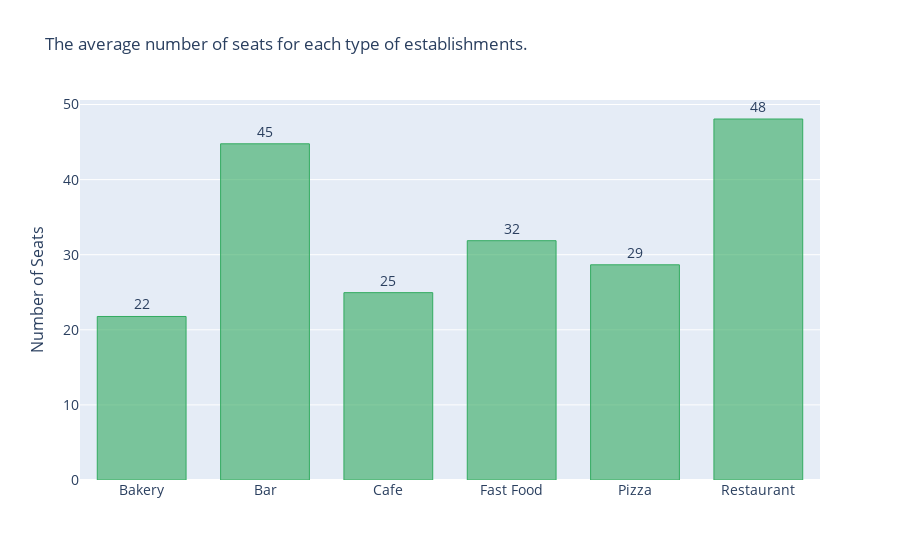

The code cell stored with this chart in its notebook:
### Markdown cell above
<div class="alert alert-danger">
<s><b>Reviewer's comment:</b> ☠️
</div>

### Code cell
fig = go.Figure()
fig.add_trace(go.Bar(x=rest_seat_mean.type,
                     y=rest_seat_mean.number,
                     text=round(rest_seat_mean.number,0),
                     textsrc='%{text:.1s}',
#                      texttemplate='%{text:.2s}',
                     textposition='outside',
                     textfont_size=14,
                     marker=dict(
                         color='rgba(50, 171, 96, 0.6)',
                         line=dict(
                             color='rgba(50, 171, 96, 1.0)',
                             width=1),
                     )
                    ))

fig.update_layout(
    title='The average number of seats for each type of establishments.',
    xaxis_tickfont_size=14,
    yaxis=dict(
        title='Number of Seats',
        titlefont_size=16,
        tickfont_size=14,
    ),
    bargroupgap=0.1 # gap between bars of the same location coordinate.
)
fig.show()

### Figure 1 — Plotly figure (JSON) as saved in the notebook; plotly's stock layout.template omitted (floating-point values rounded to 4 significant figures)
{"data": [{"marker": {"color": "rgba(50, 171, 96, 0.6)", "line": {"color": "rgba(50, 171, 96, 1.0)", "width": 1}}, "text": [22, 45, 25, 32, 29, 48], "textfont": {"size": 14}, "textposition": "outside", "textsrc": "%{text:.1s}", "type": "bar", "x": ["Bakery", "Bar", "Cafe", "Fast Food", "Pizza", "Restaurant"], "y": [21.77, 44.77, 24.95, 31.87, 28.65, 48.07]}], "layout": {"bargroupgap": 0.1, "title": {"text": "The average number of seats for each type of establishments."}, "xaxis": {"tickfont": {"size": 14}}, "yaxis": {"tickfont": {"size": 14}, "title": {"font": {"size": 16}, "text": "Number of Seats"}}}}
